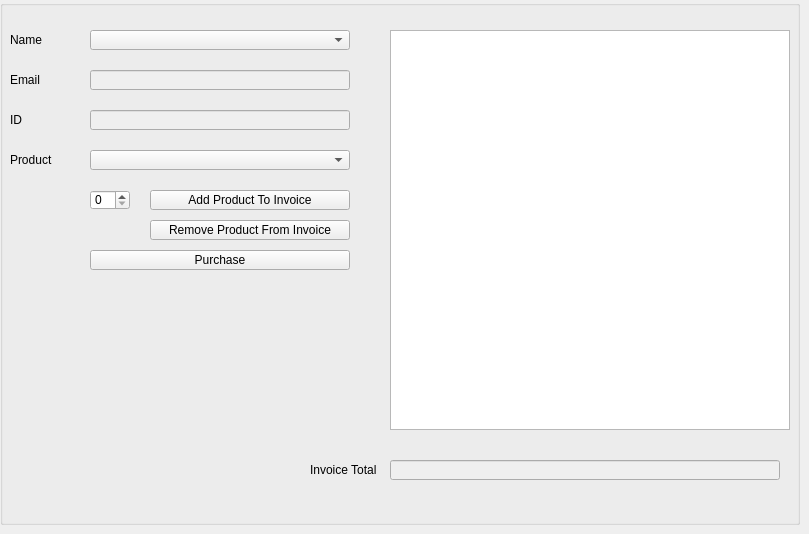
      <widget class="QWidget" name="newInvoiceTab">
       <attribute name="title">
        <string>Update Stats</string>
       </attribute>
       <widget class="QGroupBox" name="newInvoiceGroupBox">
        <property name="geometry">
         <rect>
          <x>0</x>
          <y>0</y>
          <width>800</width>
          <height>525</height>
         </rect>
        </property>
        <property name="title">
         <string/>
        </property>
        <widget class="QLabel" name="label_7">
         <property name="geometry">
          <rect>
           <x>10</x>
           <y>30</y>
           <width>60</width>
           <height>20</height>
          </rect>
         </property>
         <property name="text">
          <string>Name</string>
         </property>
        </widget>
        <widget class="QLabel" name="label_8">
         <property name="geometry">
          <rect>
           <x>10</x>
           <y>70</y>
           <width>60</width>
           <height>20</height>
          </rect>
         </property>
         <property name="text">
          <string>Email</string>
         </property>
        </widget>
        <widget class="QLineEdit" name="emailLineEditNewInvoiceTab">
         <property name="enabled">
          <bool>false</bool>
         </property>
         <property name="geometry">
          <rect>
           <x>90</x>
           <y>70</y>
           <width>260</width>
           <height>20</height>
          </rect>
         </property>
         <property name="minimumSize">
          <size>
           <width>0</width>
           <height>20</height>
          </size>
         </property>
         <property name="readOnly">
          <bool>true</bool>
         </property>
        </widget>
        <widget class="QLineEdit" name="idLineEditNewInvoiceTab">
         <property name="enabled">
          <bool>false</bool>
         </property>
         <property name="geometry">
          <rect>
           <x>90</x>
           <y>110</y>
           <width>260</width>
           <height>20</height>
          </rect>
         </property>
         <property name="readOnly">
          <bool>true</bool>
         </property>
        </widget>
        <widget class="QLabel" name="label_9">
         <property name="geometry">
          <rect>
           <x>10</x>
           <y>110</y>
           <width>60</width>
           <height>20</height>
          </rect>
         </property>
         <property name="text">
          <string>ID</string>
         </property>
        </widget>
        <widget class="QLabel" name="label_10">
         <property name="geometry">
          <rect>
           <x>10</x>
           <y>150</y>
           <width>60</width>
           <height>20</height>
          </rect>
         </property>
         <property name="text">
          <string>Product</string>
         </property>
        </widget>
        <widget class="QPushButton" name="purchaseButtonNewInvoiceTab">
         <property name="geometry">
          <rect>
           <x>90</x>
           <y>250</y>
           <width>260</width>
           <height>20</height>
          </rect>
         </property>
         <property name="text">
          <string>Purchase</string>
         </property>
        </widget>
        <widget class="QComboBox" name="nameComboBoxNewInvoiceTab">
         <property name="geometry">
          <rect>
           <x>90</x>
           <y>30</y>
           <width>260</width>
           <height>20</height>
          </rect>
         </property>
        </widget>
        <widget class="QComboBox" name="productComboBoxNewInvoiceTab">
         <property name="geometry">
          <rect>
           <x>90</x>
           <y>150</y>
           <width>260</width>
           <height>20</height>
          </rect>
         </property>
        </widget>
        <widget class="QSpinBox" name="productNumberSpinBoxNewInvoiceTab">
         <property name="geometry">
          <rect>
           <x>90</x>
           <y>190</y>
           <width>40</width>
           <height>20</height>
          </rect>
         </property>
        </widget>
        <widget class="QPushButton" name="addProductButtonNewInvoiceTab">
         <property name="geometry">
          <rect>
           <x>150</x>
           <y>190</y>
           <width>200</width>
           <height>20</height>
          </rect>
         </property>
         <property name="text">
          <string>Add Product To Invoice</string>
         </property>
        </widget>
        <widget class="QPushButton" name="removeProductButtonNewInvoiceTab">
         <property name="geometry">
          <rect>
           <x>150</x>
           <y>220</y>
           <width>200</width>
           <height>20</height>
          </rect>
         </property>
         <property name="text">
          <string>Remove Product From Invoice</string>
         </property>
        </widget>
        <widget class="QTableWidget" name="invoiceListTableWidgetNewInvoiceTab">
         <property name="geometry">
          <rect>
           <x>390</x>
           <y>30</y>
           <width>400</width>
           <height>400</height>
          </rect>
         </property>
        </widget>
        <widget class="QLabel" name="label_11">
         <property name="geometry">
          <rect>
           <x>310</x>
           <y>460</y>
           <width>70</width>
           <height>20</height>
          </rect>
         </property>
         <property name="text">
          <string>Invoice Total</string>
         </property>
        </widget>
        <widget class="QLineEdit" name="invoiceTotalLineEditNewInvoiceTab">
         <property name="enabled">
          <bool>false</bool>
         </property>
         <property name="geometry">
          <rect>
           <x>390</x>
           <y>460</y>
           <width>390</width>
           <height>20</height>
          </rect>
         </property>
         <property name="readOnly">
          <bool>true</bool>
         </property>
        </widget>
        <widget class="QLabel" name="feedbackLabelNewInvoiceTab">
         <property name="geometry">
          <rect>
           <x>90</x>
           <y>310</y>
           <width>260</width>
           <height>20</height>
          </rect>
         </property>
         <property name="text">
          <string/>
         </property>
        </widget>
       </widget>
      </widget>
